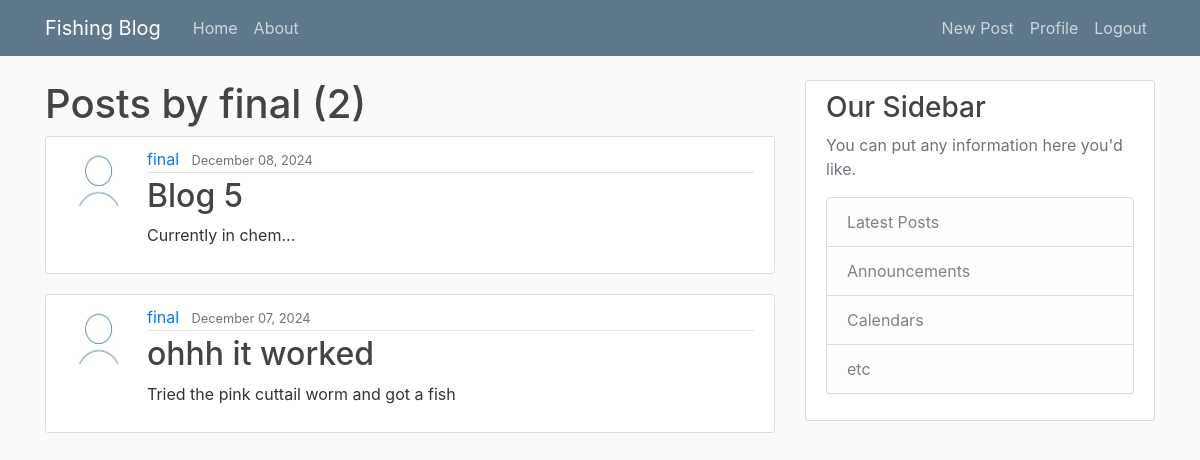
/user/final (signed in), run on the app's committed database.
### blog/models.py (models this page shows, shortened)
class Post(models.Model):
	title = models.CharField(max_length=100)
	content = models.TextField()
	photo = models.ImageField(default='null', upload_to='images/')
	date_posted = models.DateTimeField(default=timezone.now)
	author = models.ForeignKey(User, on_delete=models.CASCADE)

### users/models.py (models this page shows, shortened)
class Profile(models.Model):
	user = models.OneToOneField(User, on_delete=models.CASCADE)
	image = models.ImageField(default='default.jpg', upload_to='profile_pics')

### blog/views.py (the view)
# urls.py: path('user/<str:username>', UserPostListView.as_view(), name='user-posts'),
class UserPostListView(ListView):
	model = Post
	template_name = 'blog/user_posts.html'
	context_object_name = 'posts'
	paginate_by = 5
	def get_queryset(self):
		user = get_object_or_404(User, username=self.kwargs.get('username'))
		return Post.objects.filter(author=user).order_by('-date_posted')

### blog/templates/blog/user_posts.html (shortened to what this page needs)
{% extends "blog/base.html" %}
{% block content %}
<h1 class="mb=3">Posts by {{ view.kwargs.username }} ({{ page_obj.paginator.count }})</h1>
{% for post in posts %}
<article class="media content-section">
<img class="rounded-circle article-img" src="{{ post.author.profile.image.url }}">
  <div class="media-body">
    <div class="article-metadata">
      <a class="mr-2" href="{% url 'user-posts' post.author.username %}">{{ post.author }}</a>
      <small class="text-muted">{{ post.date_posted|date:"F d, Y" }}</small>
    </div>
    <h2><a class="article-title" href="{% url 'post-detail' post.id %}">{{ post.title }}</a></h2>
    <p class="article-content">{{ post.content }}</p>
  </div>
</article>
{% endfor %}
{% endblock content %}

### blog/static/blog/main.css (style rules this page uses)
body { background: #fafafa; color: #333333; margin-top: 5rem; }
h1, h2, h3, h4, h5, h6 { color: #444444; }
.content-section { background: #ffffff; padding: 10px 20px; border: 1px solid #dddddd; border-radius: 3px; margin-bottom: 20px; }
.article-title { color: #444444; }
.article-content { white-space: pre-line; }
.article-img { height: 65px; width: 65px; margin-right: 16px; }
.article-metadata { padding-bottom: 1px; margin-bottom: 4px; border-bottom: 1px solid #e3e3e3 }

### data on the page
Post: author.profile.image (placeholder picture), author "final", date_posted "December 08, 2024", title "Blog 5", content "Currently in chem..."
Post: author.profile.image (placeholder picture), author "final", date_posted "December 07, 2024", title "ohhh it worked", content "Tried the pink cuttail worm and got a fish"

### other printed values
{{ view.kwargs.username }} "final"
{{ page_obj.paginator.count }} "2"
